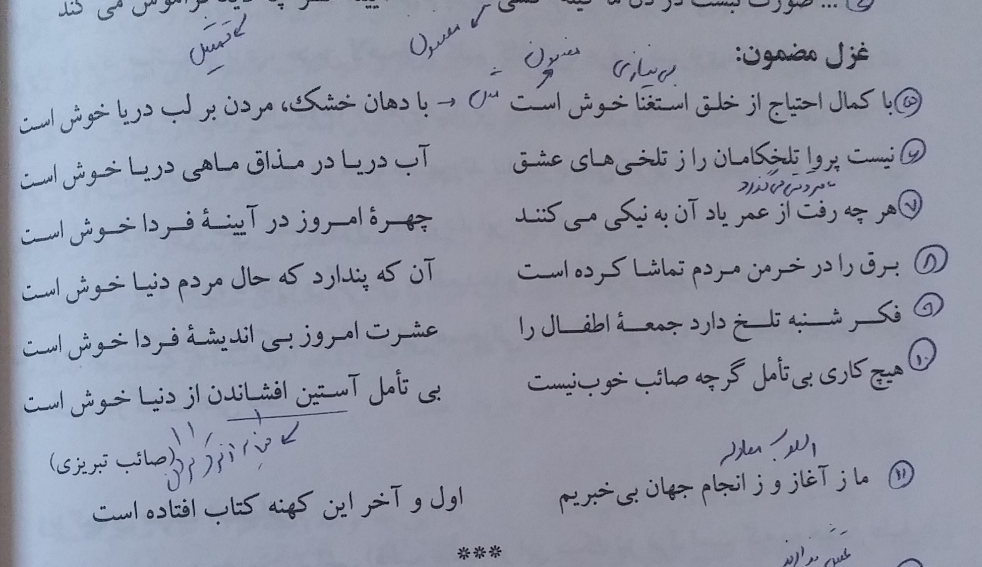
#> input picture assets/test16.jpg, 1964 x 1134 px (shown at 1/2 size)
$ python contour_detection.py
#> lines starting #> are read from the running program, lines starting #| are printed output that depends on the picture; after the words box and inside, x2 and y2 are one past the last pixel; in counts of white or black regions, pixels touching at a corner belong together
import cv2 as cv
import numpy as np
from PIL import Image


if __name__ == "__main__":
    img = cv.imread('../assets/test16.jpg')
#> img is the input picture: shape (1134, 1964, 3); mean B, G, R 166.6, 151, 146.2
    org = img.copy()

    img = cv.cvtColor(img, cv.COLOR_BGR2GRAY)
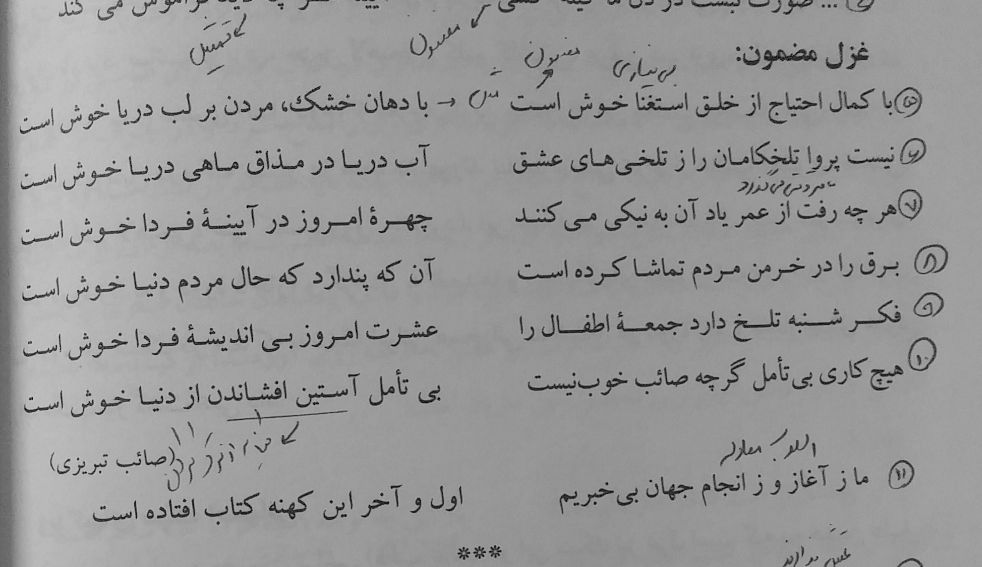
#> img: shape (1134, 1964) (shown at 1/2 size); min 1, max 209, mean 151.4
    img = cv.adaptiveThreshold(img, 255, cv.ADAPTIVE_THRESH_MEAN_C, cv.THRESH_BINARY_INV, 15, 10)
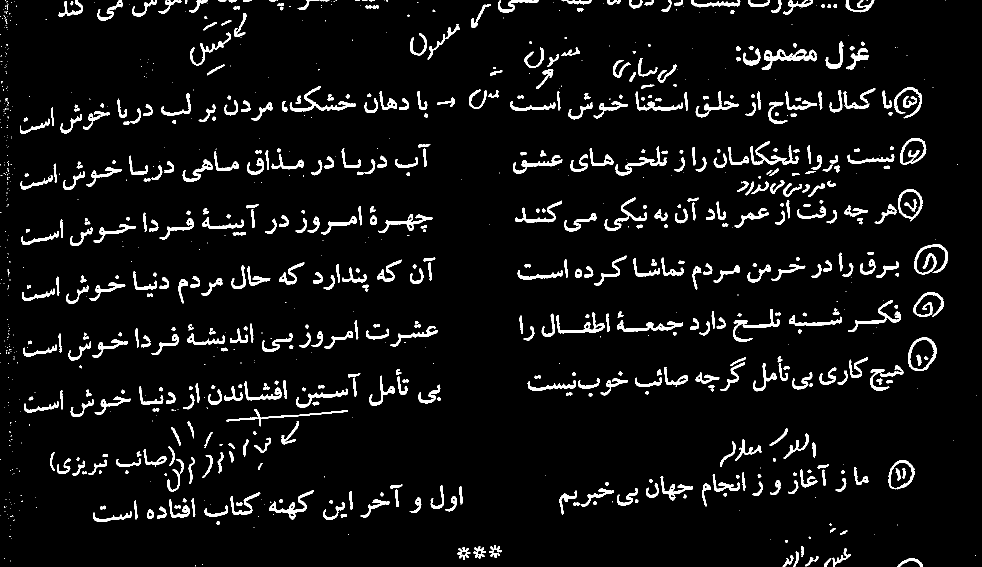
#> img: shape (1134, 1964) (shown at 1/2 size); 5.7% white; 1002 white regions (441 under 20 px), largest, box (x1, y1, x2, y2) and area: (1523, 98, 1634, 140) 1455, (579, 172, 712, 223) 1229, (1828, 489, 1896, 549) 1206

    kernel = cv.getStructuringElement(cv.MORPH_ELLIPSE, (3, 3))
    img = cv.morphologyEx(img, cv.MORPH_OPEN, kernel)
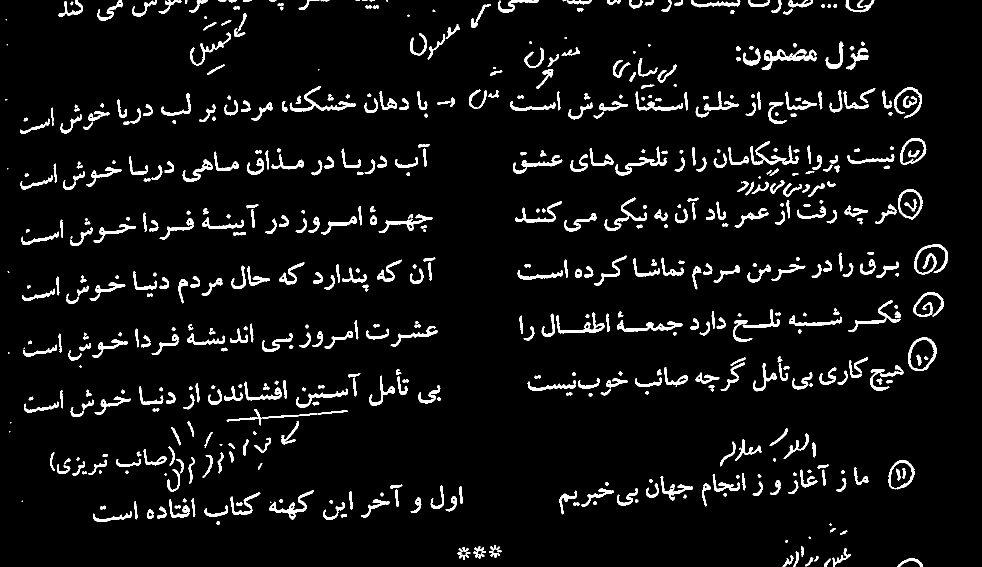
#> img: shape (1134, 1964) (shown at 1/2 size); 5.6% white; 606 white regions (25 under 20 px), largest, box (x1, y1, x2, y2) and area: (1523, 98, 1634, 140) 1425, (579, 172, 712, 223) 1208, (1828, 489, 1896, 549) 1193

    kernel = cv.getStructuringElement(cv.MORPH_RECT, (43, 5))
    img = cv.morphologyEx(img, cv.MORPH_CLOSE, kernel)
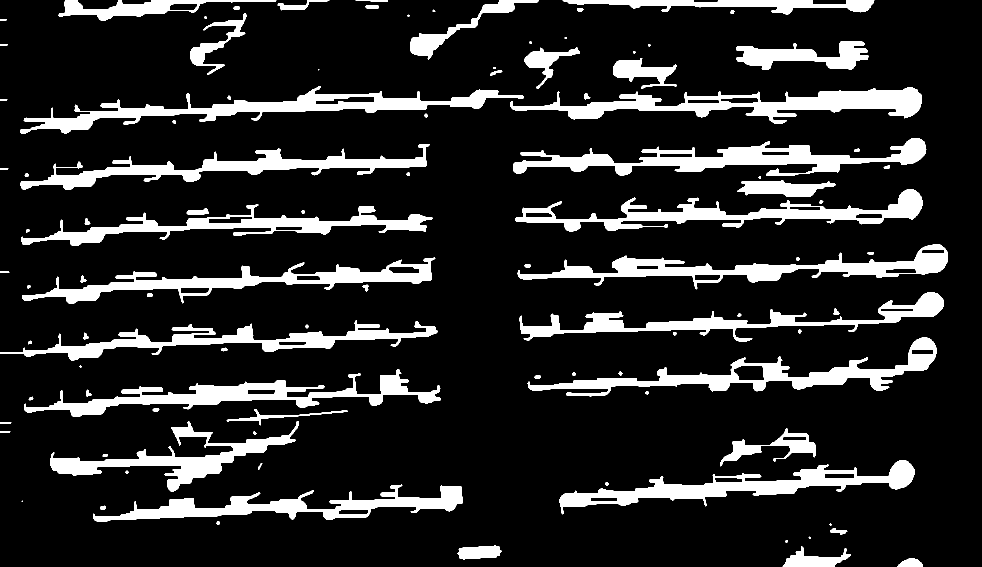
#> img: shape (1134, 1964) (shown at 1/2 size); 14.8% white; 100 white regions (8 under 20 px)

    # contour => array of shapes
    # shape   => array of points
    # point   => a tuple or [x, y]
    contours, hierarchy = cv.findContours(img, cv.RETR_EXTERNAL, cv.CHAIN_APPROX_SIMPLE)
#> contours = 100 contours, 15 with area under 20; largest, box (x1, y1, x2, y2) and area: (1021, 174, 1844, 248) 21763, (1026, 276, 1853, 352) 21217, (40, 172, 1048, 268) 20572, (1055, 674, 1873, 793) 20392, (1035, 489, 1896, 579) 20004
    contours = list(filter(lambda x: cv.contourArea(x) > 8e3, contours))
#> contours = 15 contours; largest, box (x1, y1, x2, y2) and area: (1021, 174, 1844, 248) 21763, (1026, 276, 1853, 352) 21217, (40, 172, 1048, 268) 20572, (1055, 674, 1873, 793) 20392, (1035, 489, 1896, 579) 20004
    rects = list(map(cv.boundingRect, contours))
#> rects = 15 items, first 6: (186, 969, 739, 75), (1119, 920, 710, 109), (100, 842, 498, 141), (48, 738, 833, 96), (1055, 674, 818, 119), (0, 640, 875, 81)

    for rectangle in rects:
        x, y, w, h = rectangle
        cv.rectangle(org, (x, y), (x + w, y + h), (255, 0, 0), 3)
#> this loop made 15 passes
#> (x, y, w, h) on passes 1 to 12: (186, 969, 739, 75), (1119, 920, 710, 109), (100, 842, 498, 141), (48, 738, 833, 96), (1055, 674, 818, 119), (0, 640, 875, 81), (1039, 584, 849, 100), (44, 515, 827, 92), (1035, 489, 861, 90), (42, 408, 823, 84), (1031, 379, 814, 84), (41, 288, 819, 92)
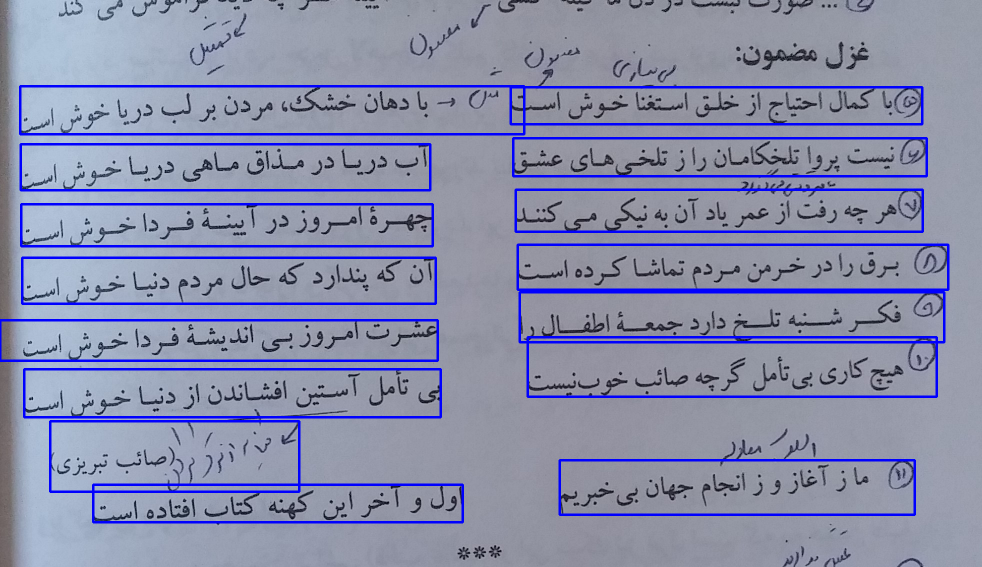
#> org: shape (1134, 1964, 3) (shown at 1/2 size); 6.05% of pixels changed, all inside (x1, y1, x2, y2) = (0, 170, 1899, 1047)

    org = cv.resize(org, None, fx=.5, fy=.5)
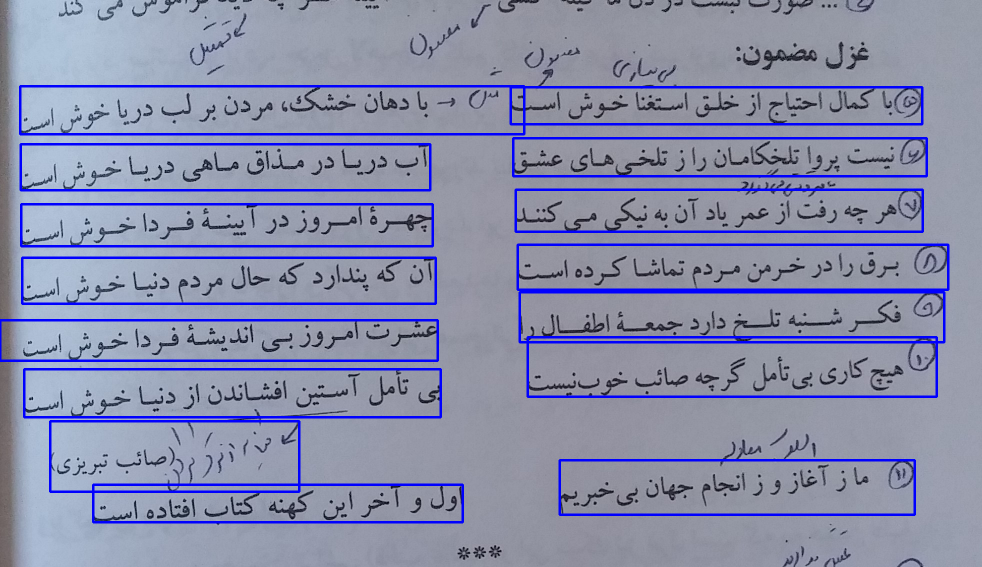
#> org: shape (567, 982, 3); mean B, G, R 171.7, 141.6, 137.2
    cv.imshow('', org)
    cv.waitKey(0)
    cv.destroyAllWindows()

$ run again, with assets/test10.jpg copied over assets/test16.jpg
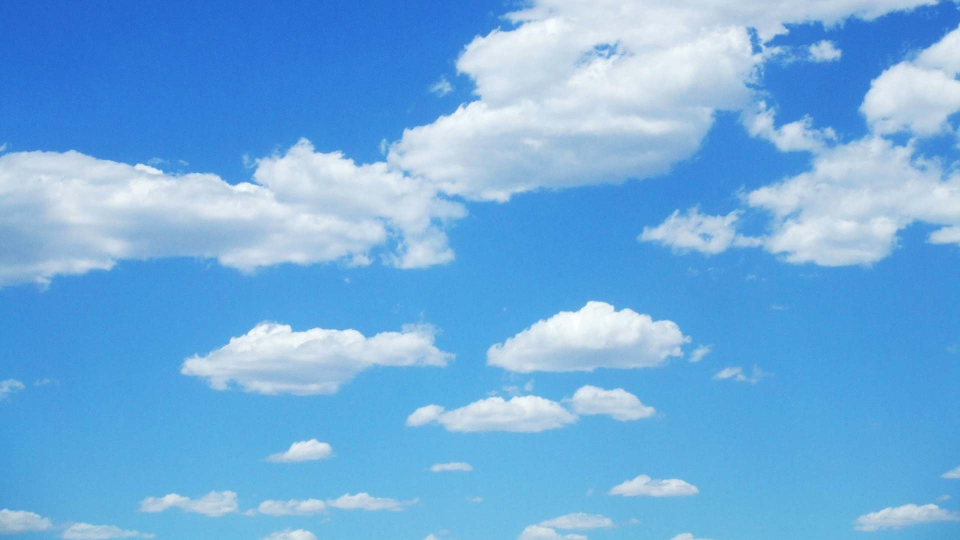
#> input picture assets/test10.jpg, 1920 x 1080 px (shown at 1/2 size)
#> img is the input picture: shape (1080, 1920, 3); mean B, G, R 223.5, 172.7, 111.7
#> `img = cv.morphologyEx(img, cv.MORPH_CLOSE, kernel)`:
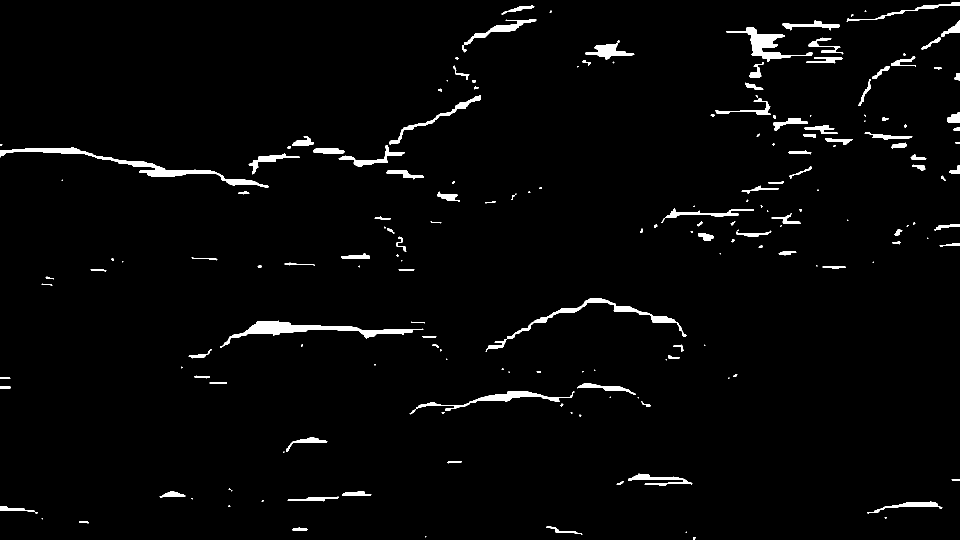
#> img: shape (1080, 1920) (shown at 1/2 size); 2.3% white; 191 white regions (67 under 20 px)
#> `contours, hierarchy = cv.findContours(img, cv.RETR_EXTERNAL, cv.CHAIN_..`: contours = 191 contours, 82 with area under 20; largest, box (x1, y1, x2, y2) and area: (440, 641, 847, 696) 4128, (0, 294, 537, 376) 4018, (1452, 54, 1625, 123) 2464, (1014, 596, 1373, 677) 2345, (832, 782, 1149, 822) 1782
#> `contours = list(filter(lambda x: cv.contourArea(x) > 8e3, contours))`: contours = []
#> `org = cv.resize(org, None, fx=.5, fy=.5)`:
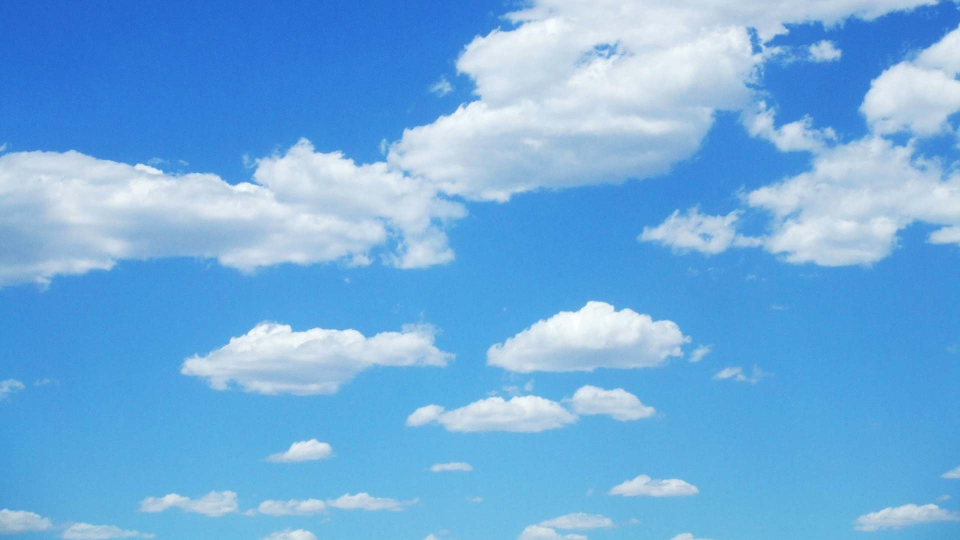
#> org: shape (540, 960, 3); mean B, G, R 223.6, 172.9, 111.9

$ run again, with assets/test11.jpg copied over assets/test16.jpg
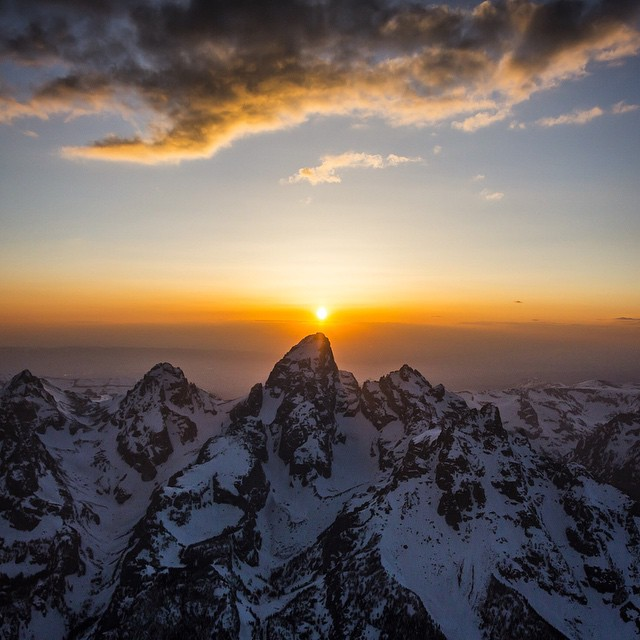
#> input picture assets/test11.jpg, 640 x 640 px
#> img is the input picture: shape (640, 640, 3); mean B, G, R 90.6, 98.2, 111.2
#> `img = cv.morphologyEx(img, cv.MORPH_CLOSE, kernel)`:
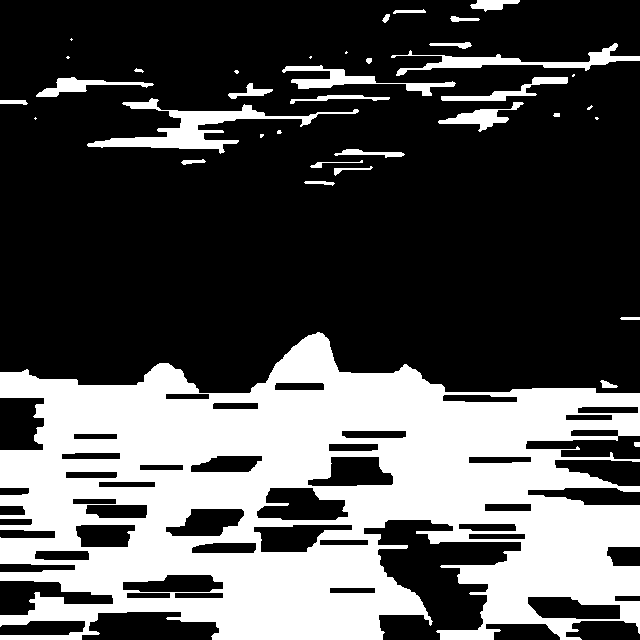
#> img: shape (640, 640); 32.2% white; 37 white regions (11 under 20 px)
#> `contours, hierarchy = cv.findContours(img, cv.RETR_EXTERNAL, cv.CHAIN_..`: contours = 37 contours, 14 with area under 20; largest, box (x1, y1, x2, y2) and area: (0, 332, 640, 640) 138252, (87, 98, 359, 154) 3064, (391, 43, 640, 76) 1552, (282, 65, 456, 96) 1174, (438, 102, 524, 132) 712
#> `contours = list(filter(lambda x: cv.contourArea(x) > 8e3, contours))`: contours = 1 contour; box (x1, y1, x2, y2) and area: (0, 332, 640, 640) 138252
#> rects = [(0, 332, 640, 308)]
#> the loop `for rectangle in rects:` made 1 pass
#> after the loop `for rectangle in rects:`:
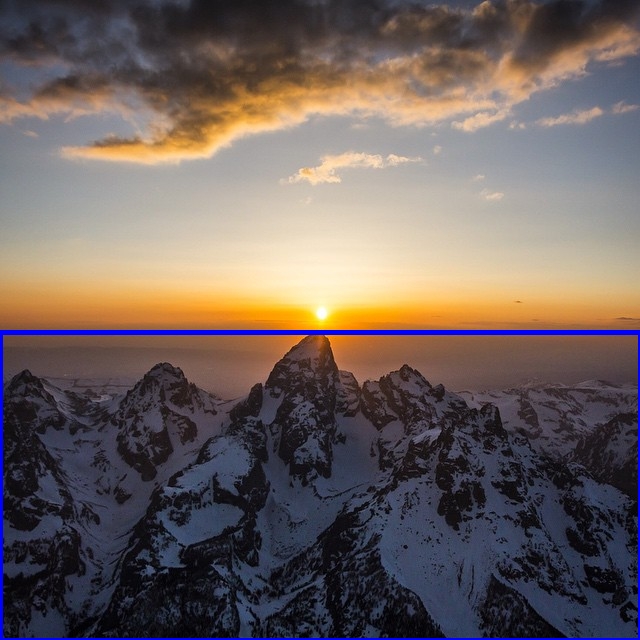
#> org: shape (640, 640, 3); 1.46% of pixels changed, all inside (x1, y1, x2, y2) = (0, 330, 640, 640)
